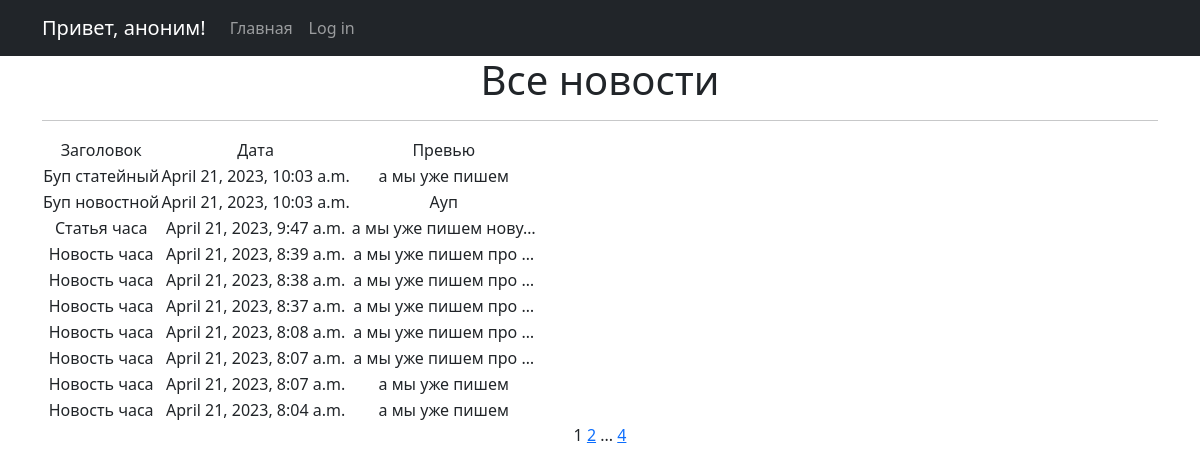
Before: /news/ with the older database file.
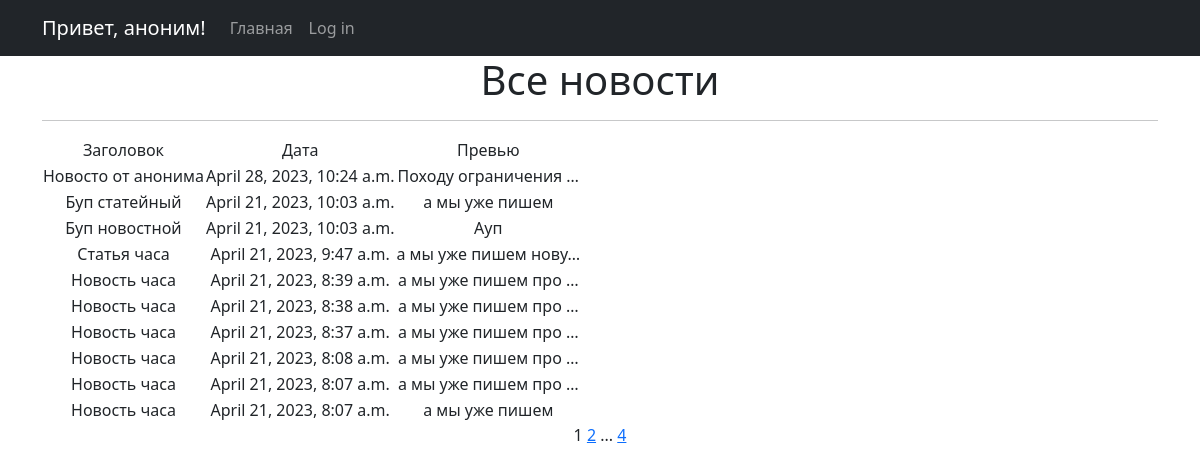
After: the same page with the newer database file.
### News_Portal/models.py (models this page shows, shortened)
class Post(models.Model):
    author = models.ForeignKey(Author, on_delete=models.CASCADE)
    type = models.CharField(max_length=2, choices=TYPES, default="news")
    creation_time = models.DateTimeField(auto_now_add=True)
    category = models.ManyToManyField(Category, through="PostCategory")
    title = models.CharField(max_length=255, default="Новость часа")
    text = models.TextField(default="а мы уже пишем")
    rating = models.FloatField(default=0.0)

### News_Portal/views.py (the view)
# urls.py: path("", NewsList.as_view(), name="news_list"),
class NewsList(ListView, LoginRequiredMixin):
    model = Post
    ordering = "-creation_time"
    template_name = "news.html"
    context_object_name = "news"
    paginate_by = 10
    def get_context_data(self, **kwargs):
        context = super().get_context_data(**kwargs)
        context["time_now"] = datetime.utcnow()
        context["next_sale"] = None
        context["filterset"] = self.filterset
        context["is_not_author"] = not self.request.user.groups.filter(
            name="author"
        ).exists()
        return context
    def get_queryset(self):
        queryset = super().get_queryset()
        self.filterset = PostFilter(self.request.GET, queryset)
        return self.filterset.qs

### News_Portal/templatetags/custom_filters.py (called while the page is built)
@register.filter()
def censor(text):
    if not isinstance(text, str):
        raise ValueError("мы только тексты цензурируем в нашей редакции")
    for bad_word in BANNED_WORDS:
        if bad_word in text:
            censored = bad_word[0] + ("*" * (len(bad_word) - 1))
            text = text.replace(bad_word, censored)
        if bad_word.capitalize() in text:
            censored = bad_word[0].capitalize() + ("*" * (len(bad_word) - 1))
            text = text.replace(bad_word, censored)
    return text

### News_Portal/templates/news.html (shortened to what this page needs)
{% extends 'flatpages/default.html' %}
{% load custom_filters %}
{% block content %}
   <h1>Все новости</h1>
   <hr>
   {% if news %}
       <table>
           <tr>
               <td>Заголовок</td>
               <td>Дата</td>
               <td>Превью</td>
           </tr>
           {% for post in news %}
           <tr>
               <td>{{ post.title|censor }}</td>
               <td>{{ post.creation_time }}</td>
               <td>{{ post.text|truncatechars:20|censor }}</td>
           </tr>
           {% endfor %}
       </table>
   {% else %}
       <h2>Новостей нет!</h2>
   {% endif %}
   {{ page_obj.number }}
   {% if page_obj.has_next %}
       <a href="?page={{ page_obj.next_page_number }}">{{ page_obj.next_page_number }}</a>
       {% if paginator.num_pages != page_obj.next_page_number %}
           ...
           <a href="?page={{ page_obj.paginator.num_pages }}">{{ page_obj.paginator.num_pages }}</a>
       {% endif %}
   {% endif %}
{% endblock content %}

Changed rows visible on the page:
no longer on this page (row unchanged): Post: title|censor "Новость часа", creation_time "April 21, 2023, 8:04 a.m.", text|censor "а мы уже пишем"
added Post: title|censor "Новосто от анонима", creation_time "April 28, 2023, 10:24 a.m.", text|censor "Походу ограничения …"
